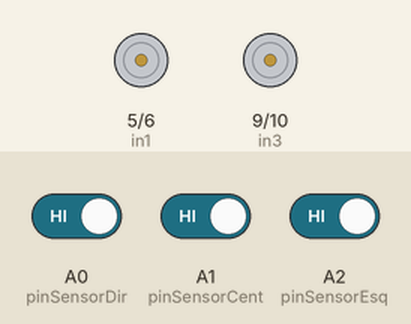
The sketch below on a simulated Arduino Uno, built with avr-gcc and run on an emulated ATmega328P. Parts: motor-driver pin pairs drawn as motors (green arrow = first pin HIGH = forward, orange = second pin HIGH = backward, longer = more drive). Inputs (shaded band) come from the test bench; at power-on: A1 (pinSensorCent) HIGH, A0 (pinSensorDir) HIGH, A2 (pinSensorEsq) HIGH.

Above: at 1.2 s.
1.3 s: A1 (pinSensorCent) driven LOW
At 2.2 s:
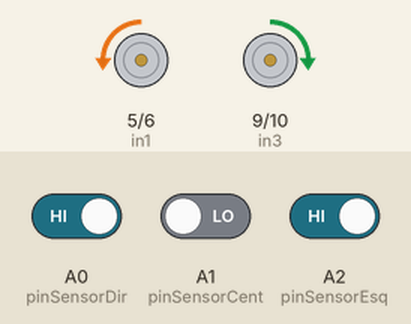
2.8 s: A0 (pinSensorDir) driven LOW
At 3.2 s:
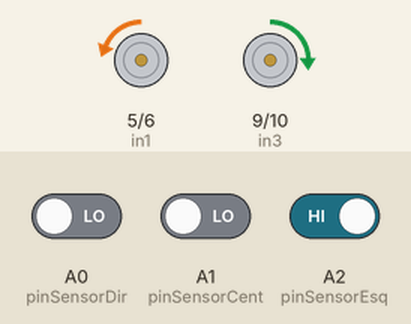
Timing chart, 0 to 5.8 s (numbered marks = the images above; inputs shaded):
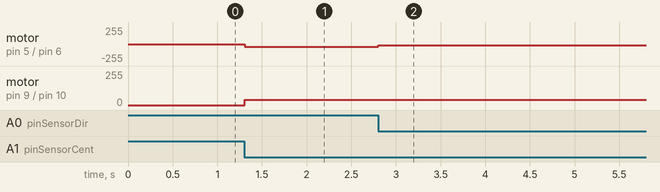

Measured:
- after the input at 1.3 s, motor on pin 5 (in1) / pin 6 (in2): stopped → backward 40/255 at once; motor on pin 9 (in3) / pin 10 (in4): stopped → forward 40/255 at once
- after the input at 2.8 s, motor on pin 5 (in1) / pin 6 (in2): backward 40/255 → backward 20/255 at once

The sketch:

robo_seguidor_de_linhaV3_3_SENSORES.ino
```cpp
  // Definição das portas da ponte H
  const int in1 = 5;
  const int in2 = 6; //pwm // MOTOR DIREITO

  const int in3 = 9; //pwm // MOTOR ESQUERDO
  const int in4 = 10;

  // Definição das portas dos sensores infravermelhos
  const int pinSensorEsq = A2;
  const int pinSensorDir = A0;
  const int pinSensorCent = A1;

  // Definição das velocidades
  const int velocidadeMaxima = 40;
  const int velocidadeCurva = 20;

  void setup() {
    // Configuração das portas da ponte H como saídas
    pinMode(in1, OUTPUT);
    pinMode(in2, OUTPUT);
    pinMode(in3, OUTPUT);
    pinMode(in4, OUTPUT);

    // Configuração das portas dos sensores como entradas
    pinMode(pinSensorEsq, INPUT_PULLUP);
    pinMode(pinSensorDir, INPUT_PULLUP);
    pinMode(pinSensorCent, INPUT_PULLUP);
  }

  void loop() {
    // Leitura dos sensores
    int leituraEsquerda = digitalRead(pinSensorEsq);
    int leituraDireita = digitalRead(pinSensorDir);
    int leituraCentro = digitalRead(pinSensorCent);

    // Caso o sensor do centro detecte a linha
    if (leituraCentro == LOW && leituraEsquerda == HIGH && leituraDireita == HIGH) {
      andarParaFrente();
    }
    // Caso os três sensores detectem a linha
    else if (leituraCentro == LOW && leituraEsquerda == LOW && leituraDireita == LOW) {
      andarParaFrente();
    }
    // Caso o sensor da esquerda detecte a linha
    else if (leituraCentro == LOW && leituraEsquerda == LOW && leituraDireita == HIGH) {
      virarEsquerda();
    }
    // Caso o sensor da direita detecte a linha
    else if (leituraCentro == LOW && leituraEsquerda == HIGH && leituraDireita == LOW) {
      virarDireita();
    }
    // Caso nenhum sensor detecte a linha
    else {
      parar();
    }
    delay(10);
  }

  void andarParaFrente() {
    //motor ESQUERDO
    analogWrite(in2, velocidadeMaxima);
    digitalWrite(in1, LOW);

    //motor DIREITO
    analogWrite(in3, velocidadeMaxima);
    digitalWrite(in4, LOW);
  }

  void virarEsquerda() {
    //motor ESQUERDO
    digitalWrite(in4, LOW);
    analogWrite(in3, velocidadeCurva);

    //motor DIREITO (reduzindo a velocidade do motor direito para virar)
    digitalWrite(in1, LOW);
    analogWrite(in2, velocidadeMaxima);
  }

  void virarDireita() {
    //motor ESQUERDO (reduzindo a velocidade do motor esquerdo para virar)
    analogWrite(in3, velocidadeMaxima);
    digitalWrite(in4, LOW);

    //motor DIREITO
    digitalWrite(in1, LOW);
    analogWrite(in2, velocidadeCurva);
  }

  void parar() {
    //motor ESQUERDO
    digitalWrite(in1, LOW);
    analogWrite(in2, 0);

    //motor DIREITO
    analogWrite(in3, 0);
    digitalWrite(in4, LOW);
  }
```
